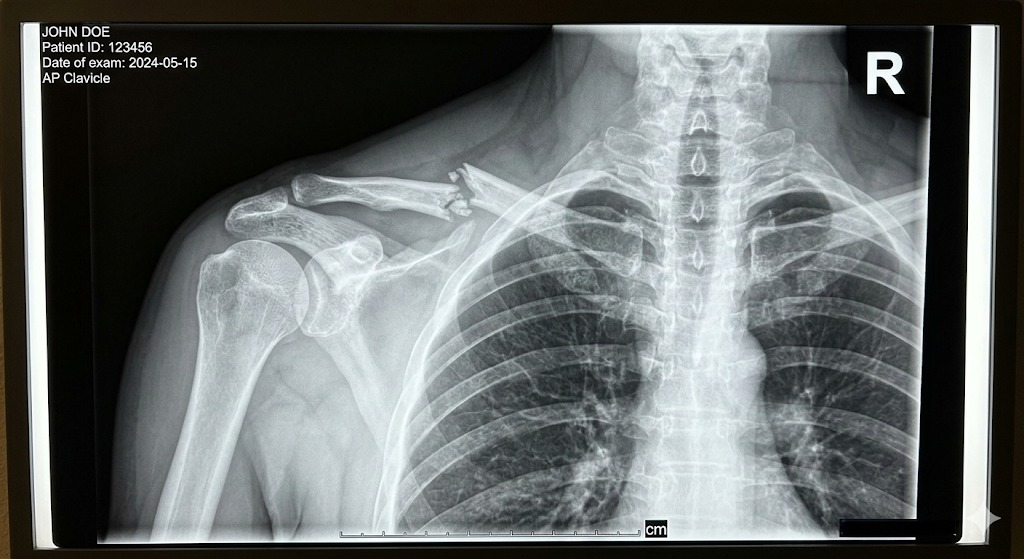
#> input picture backend/uploads/17380bc8.jpeg, 1024 x 559 px
$ python -i fracture_detector.py   (imports and definitions only)
#> lines starting #> are read from the running program, lines starting #| are printed output that depends on the picture; after the words box and inside, x2 and y2 are one past the last pixel; in counts of white or black regions, pixels touching at a corner belong together
### backend/ml/model_loader.py
"""
=============================================================
  Model Loader — singleton that downloads / caches models
=============================================================
"""

import os
import threading

from utils.logger import setup_logger

logger = setup_logger(__name__)

BASE_DIR = os.path.dirname(os.path.dirname(os.path.abspath(__file__)))
MODEL_DIR = os.path.join(BASE_DIR, "models")


class ModelLoader:
    """Thread-safe singleton to load heavy ML artefacts once."""

    _instance = None
    _lock = threading.Lock()

    def __init__(self):
        self.yolo_model = None
        self.translator_model = None
        self.translator_tokenizer = None
        self._loaded = False

    # ── singleton accessor ─────────────────────────────────
    @classmethod
    def get_instance(cls) -> "ModelLoader":
        if cls._instance is None:
            with cls._lock:
                if cls._instance is None:
                    cls._instance = cls()
        return cls._instance

    # ── load every model ───────────────────────────────────
    # [6 lines left out: function load_all, not called in this run]

    # ── YOLO ───────────────────────────────────────────────
    def _load_yolo(self):
        try:
            from ultralytics import YOLO

            # Priority: custom fracture model → general YOLOv8n
            custom = os.path.join(MODEL_DIR, "fracture_yolov8.pt")
            if os.path.exists(custom):
                logger.info(f"Loading custom YOLO model: {custom}")
                self.yolo_model = YOLO(custom)
            else:
                logger.info("Loading YOLOv8n base model …")
                self.yolo_model = YOLO("yolov8n.pt")
            logger.info("✅  YOLO model ready")
        except Exception as exc:
            logger.warning(f"⚠️  YOLO load failed: {exc}")
            self.yolo_model = None

    # [21 lines of commented-out code are left out]
    def get_yolo(self):
        if self.yolo_model is None:
            self._load_yolo()
        return self.yolo_model

    # [4 lines left out: function get_translator, not called in this run]

### backend/utils/logger.py
"""
=============================================================
  Logging utility — coloured, module-aware logger
=============================================================
"""

import logging
import sys


def setup_logger(name: str, level: int = logging.INFO) -> logging.Logger:
    logger = logging.getLogger(name)
    if not logger.handlers:
        handler = logging.StreamHandler(sys.stdout)
        fmt = logging.Formatter(
            "[%(asctime)s] %(levelname)-8s %(name)s — %(message)s",
            datefmt="%H:%M:%S",
        )
        handler.setFormatter(fmt)
        logger.addHandler(handler)
    logger.setLevel(level)
    return logger

### backend/ml/fracture_detector.py
"""
=============================================================
  Fracture Detector
  -----------------
  Hybrid approach:
    1. YOLO inference (when a fracture-trained model is present)
    2. OpenCV-based bone / fracture-line analysis (always runs)
  Produces image-specific results — different images yield
  different bounding-boxes, locations, and classifications.
=============================================================
"""

import os
import cv2
import numpy as np
from typing import Dict, Any, List, Tuple

from ml.model_loader import ModelLoader
from utils.logger import setup_logger

logger = setup_logger(__name__)


class FractureDetector:
    """Detect fractures in X-ray images using YOLO + OpenCV."""

    # ── body-part heuristic lookup ─────────────────────────
    BODY_PARTS = {
        "upper_left": ("Clavicle / Shoulder", "clavicle"),
        "upper_center": ("Cervical Spine", "spine"),
        "upper_right": ("Clavicle / Shoulder", "clavicle"),
        "middle_left": ("Humerus / Upper Arm", "humerus"),
        "middle_center": ("Thoracic Spine / Ribs", "ribs"),
        "middle_right": ("Humerus / Upper Arm", "humerus"),
        "lower_left": ("Radius / Wrist", "wrist"),
        "lower_center": ("Lumbar Spine / Pelvis", "pelvis"),
        "lower_right": ("Radius / Wrist", "wrist"),
    }

    # ── public API ─────────────────────────────────────────
    def detect(self, image_path: str) -> Dict[str, Any]:
        """Run full detection pipeline on *image_path*."""
#> called with image_path = '../uploads/17380bc8.jpeg'
        image = cv2.imread(image_path)
#> image is the input picture: shape (559, 1024, 3); mean B, G, R 107, 107.6, 102.9
        if image is None:
            raise ValueError(f"Cannot read image: {image_path}")

        gray = cv2.cvtColor(image, cv2.COLOR_BGR2GRAY)
        h, w = gray.shape

        # --- step 1: YOLO (optional) ---
        yolo_boxes = self._yolo_detect(image_path)

        # --- step 2: OpenCV analysis (always) ---
        cv_result = self._opencv_analysis(gray)

        # --- merge ---
        return self._merge_results(yolo_boxes, cv_result, h, w)

    # ────────────────────────────────────────────────────────
    # YOLO-based detection
    # ────────────────────────────────────────────────────────
    def _yolo_detect(self, path: str) -> List[Dict]:
        """Run YOLO if model is available; return list of boxes."""
        loader = ModelLoader.get_instance()
        model = loader.get_yolo()
#> (the call stopped at in _load_yolo, `self.yolo_model = YOLO("yolov8n.pt")`: ultralytics is not available in this run)
        if model is None:
            return []

        try:
            results = model(path, verbose=False)
            boxes: List[Dict] = []
            for r in results:
                for box in r.boxes:
                    x1, y1, x2, y2 = box.xyxy[0].tolist()
                    conf = float(box.conf[0])
                    cls = int(box.cls[0])
                    boxes.append({
                        "bbox": [int(x1), int(y1), int(x2), int(y2)],
                        "confidence": conf,
                        "class_id": cls,
                        "class_name": model.names.get(cls, "fracture"),
                    })
            return boxes
        except Exception as exc:
            logger.warning(f"YOLO inference error: {exc}")
            return []

    # ────────────────────────────────────────────────────────
    # OpenCV bone / fracture analysis
    # ────────────────────────────────────────────────────────
    def _opencv_analysis(self, gray: np.ndarray) -> Dict[str, Any]:
        h, w = gray.shape

        # 1. enhance contrast
        clahe = cv2.createCLAHE(clipLimit=3.0, tileGridSize=(8, 8))
        enhanced = clahe.apply(gray)
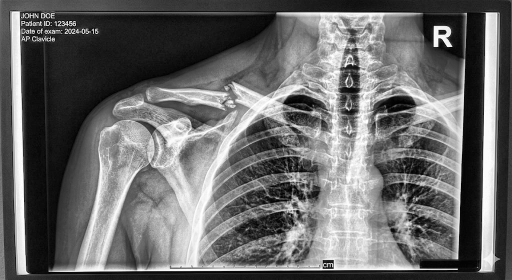
#> enhanced: shape (559, 1024) (shown at 1/2 size); min 0, max 255, mean 106.2

        # 2. bone mask via adaptive + Otsu
        blurred = cv2.GaussianBlur(enhanced, (7, 7), 0)
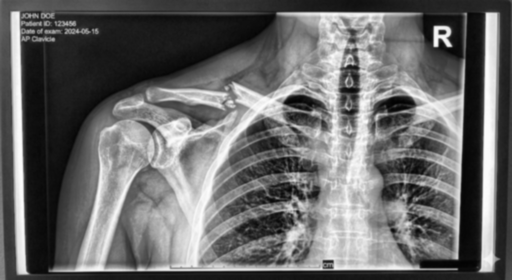
#> blurred: shape (559, 1024) (shown at 1/2 size); min 2, max 254, mean 106.2
        _, bone_mask = cv2.threshold(
            blurred, 0, 255, cv2.THRESH_BINARY + cv2.THRESH_OTSU
        )
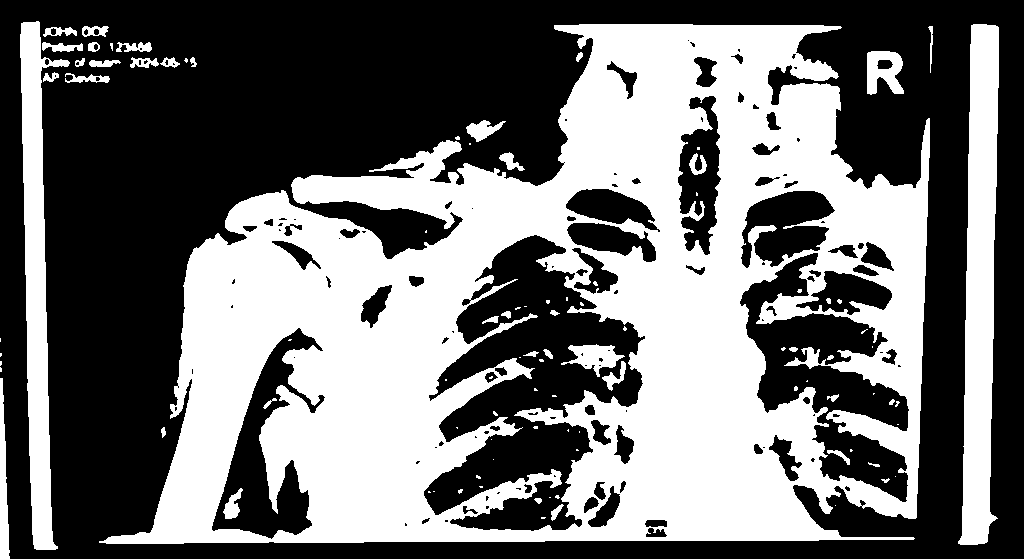
#> bone_mask: shape (559, 1024); 44.2% white; 96 white regions (54 under 20 px), largest, box (x1, y1, x2, y2) and area: (99, 24, 930, 544) 219786, (958, 24, 999, 545) 14593, (20, 21, 70, 550) 10931
        bone_mask = cv2.morphologyEx(
            bone_mask, cv2.MORPH_CLOSE, np.ones((5, 5), np.uint8), iterations=2
        )
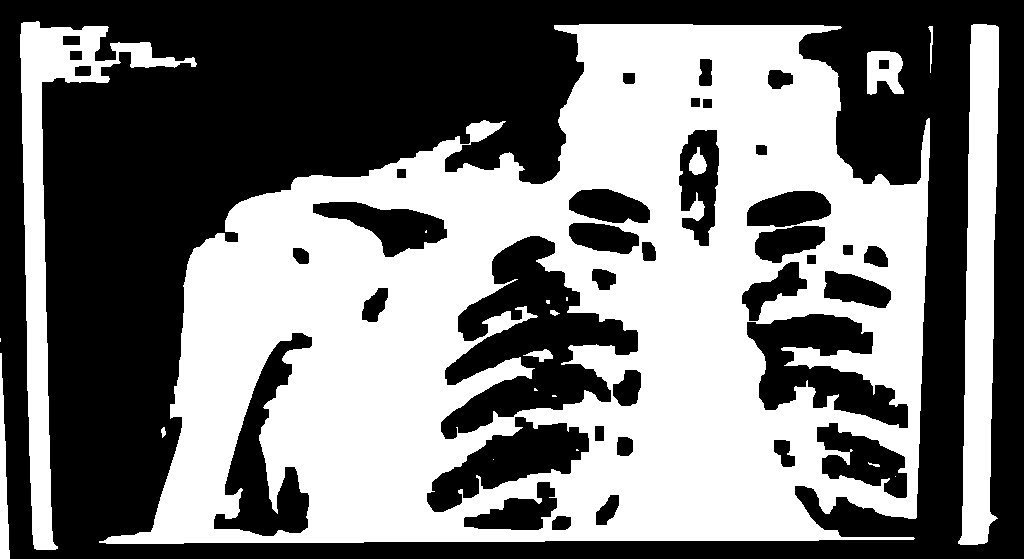
#> bone_mask: shape (559, 1024); 47.3% white; 20 white regions (9 under 20 px)

        # 3. contours (bone outlines)
        contours, _ = cv2.findContours(
            bone_mask, cv2.RETR_EXTERNAL, cv2.CHAIN_APPROX_SIMPLE
        )
#> contours = 8 contours, 1 with area under 20; largest, box (x1, y1, x2, y2) and area: (99, 24, 930, 544) 306907, (20, 21, 197, 550) 14434, (958, 24, 999, 545) 14053, (867, 51, 904, 95) 1186, (0, 353, 10, 559) 979, (928, 26, 933, 73) 50, (161, 427, 166, 438) 26
        bone_contours = [
            c for c in contours if cv2.contourArea(c) > (h * w * 0.002)
        ]
#> bone_contours = 4 contours; box (x1, y1, x2, y2) and area: (99, 24, 930, 544) 306907, (20, 21, 197, 550) 14434, (958, 24, 999, 545) 14053, (867, 51, 904, 95) 1186

        # 4. edge map inside bones
        edges = cv2.Canny(enhanced, 30, 120)
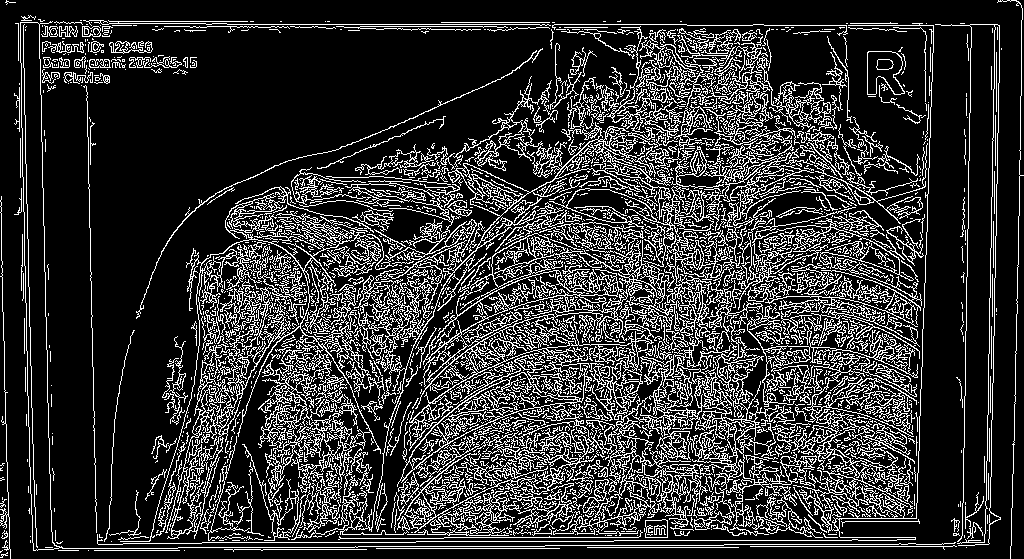
#> edges: shape (559, 1024); 19.8% white in thin lines or dots
        bone_edges = cv2.bitwise_and(edges, edges, mask=bone_mask)
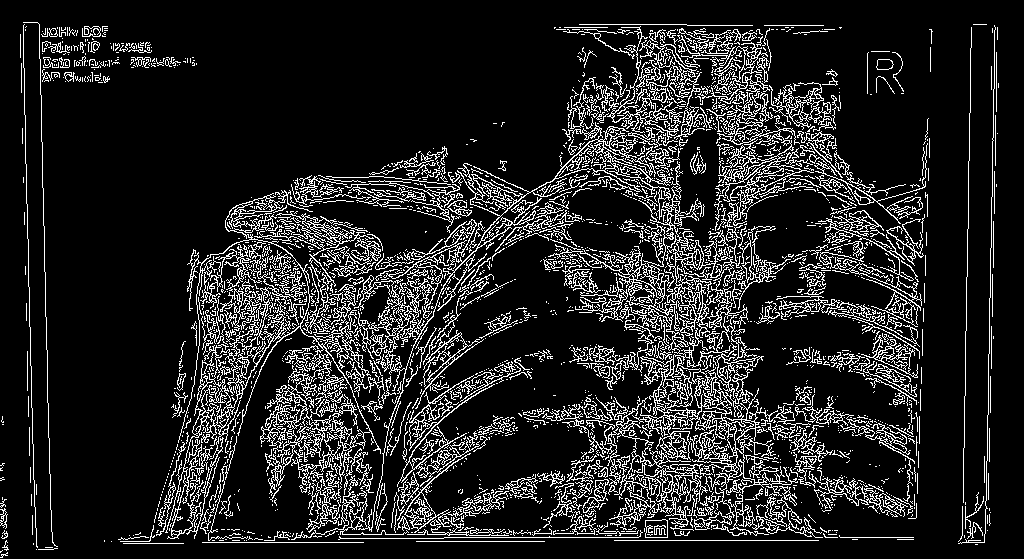
#> bone_edges: shape (559, 1024); 13.9% white in thin lines or dots

        # 5. Hough lines (potential fracture lines)
        min_line = max(15, int(min(h, w) * 0.04))
        lines = cv2.HoughLinesP(
            bone_edges, 1, np.pi / 180,
            threshold=25, minLineLength=min_line, maxLineGap=8,
        )
#> lines = 2642 rows, first 6: [271, 479, 395, 355], [444, 537, 667, 537], [154, 520, 177, 512], [788, 166, 846, 163], [261, 429, 449, 282], [713, 63, 753, 32]

        # 6. compute per-quadrant edge density
        quadrant_density = self._quadrant_edge_density(bone_edges, h, w)

        # 7. find the region with highest discontinuity
        fracture_region, fracture_score = self._find_fracture_region(
            enhanced, bone_mask, bone_edges, lines, quadrant_density, h, w
        )

        # 8. determine body-part label
        body_part_label, body_part_key = self._guess_body_part(
            fracture_region, bone_contours, h, w
        )

        # 9. classify fracture pattern
        fracture_type_info = self._classify_fracture_pattern(
            lines, fracture_region, h, w
        )

        # 10. image-level stats (used for varied explanations)
        mean_intensity = float(np.mean(gray))
        std_intensity = float(np.std(gray))
        bone_ratio = float(np.sum(bone_mask > 0) / (h * w))

        return {
            "fracture_detected": fracture_score > 0.30,
            "confidence": min(fracture_score, 0.99),
            "bbox": fracture_region,
            "body_part_label": body_part_label,
            "body_part_key": body_part_key,
            "fracture_type_info": fracture_type_info,
            "num_lines": 0 if lines is None else len(lines),
            "quadrant_density": quadrant_density,
            "mean_intensity": mean_intensity,
            "std_intensity": std_intensity,
            "bone_ratio": bone_ratio,
        }

    # ── helpers ────────────────────────────────────────────
    @staticmethod
    def _quadrant_edge_density(
        edge_map: np.ndarray, h: int, w: int
    ) -> Dict[str, float]:
        """Return edge-pixel density for a 3×3 grid."""
#> called with h = 559, w = 1024
        densities: Dict[str, float] = {}
        rows = ["upper", "middle", "lower"]
        cols = ["left", "center", "right"]
        rh, cw = h // 3, w // 3
        for ri, rn in enumerate(rows):
            for ci, cn in enumerate(cols):
                patch = edge_map[ri * rh: (ri + 1) * rh, ci * cw: (ci + 1) * cw]
                densities[f"{rn}_{cn}"] = float(np.sum(patch > 0) / max(patch.size, 1))
#> after the loop, densities = 9 items
        return densities

    def _find_fracture_region(
        self,
        enhanced: np.ndarray,
        bone_mask: np.ndarray,
        bone_edges: np.ndarray,
        lines,
        quad_density: Dict[str, float],
        h: int,
        w: int,
    ) -> Tuple[List[int], float]:
        """Estimate fracture bounding-box and confidence score."""
#> called with lines = array of shape (2642, 1, 4), h = 559, w = 1024

        # --- Approach A: cluster Hough-line midpoints ---
        if lines is not None and len(lines) > 0:
            pts = []
            for ln in lines:
                x1, y1, x2, y2 = ln[0]
                pts.append(((x1 + x2) // 2, (y1 + y2) // 2))
#> this loop made 2642 passes
#> after the loop, pts = 2642 pairs, first value 2 to 995, second value 24 to 543
            pts = np.array(pts)
            cx, cy = int(np.median(pts[:, 0])), int(np.median(pts[:, 1]))
#> cx = 602; cy = 312
            spread_x = max(int(np.std(pts[:, 0])), w // 10)
#> spread_x = 224
            spread_y = max(int(np.std(pts[:, 1])), h // 10)
#> spread_y = 134

            x1 = max(cx - spread_x - w // 20, 0)
#> x1 = 327
            y1 = max(cy - spread_y - h // 20, 0)
#> y1 = 151
            x2 = min(cx + spread_x + w // 20, w)
#> x2 = 877
            y2 = min(cy + spread_y + h // 20, h)
#> y2 = 473
            bbox = [x1, y1, x2, y2]
#> bbox = [327, 151, 877, 473]

            # score based on line count + density
            line_score = min(len(lines) / 30.0, 1.0)
#> line_score = 1
            max_qd = max(quad_density.values()) if quad_density else 0
#> max_qd = 0.221
            score = 0.3 + 0.4 * line_score + 0.3 * min(max_qd * 20, 1.0)
#> score = 1
#> in _opencv_analysis, `fracture_region, fracture_score = self._find_fracture_region( enhanced..`: fracture_region = [327, 151, 877, 473]; fracture_score = 0.99
            return bbox, round(min(score, 0.99), 3)

        # --- Approach B: highest-density quadrant ---
        if quad_density:
            best_q = max(quad_density, key=quad_density.get)  # type: ignore[arg-type]
            row_idx = ["upper", "middle", "lower"].index(best_q.split("_")[0])
            col_idx = ["left", "center", "right"].index(best_q.split("_")[1])
            rh, cw = h // 3, w // 3
            pad = 20
            bbox = [
                max(col_idx * cw - pad, 0),
                max(row_idx * rh - pad, 0),
                min((col_idx + 1) * cw + pad, w),
                min((row_idx + 1) * rh + pad, h),
            ]
            score = 0.25 + 0.5 * min(quad_density[best_q] * 25, 1.0)
            return bbox, round(min(score, 0.85), 3)

        # fallback: center
        return [w // 4, h // 4, 3 * w // 4, 3 * h // 4], 0.15

    def _guess_body_part(
        self,
        bbox: List[int],
        contours: List,
        h: int,
        w: int,
    ) -> Tuple[str, str]:
        """Heuristic body-part detection from bbox position + contour shape."""
#> called with h = 559, w = 1024
        cx = (bbox[0] + bbox[2]) / 2 / w
#> cx = 0.588
        cy = (bbox[1] + bbox[3]) / 2 / h
#> cy = 0.558

        row = "upper" if cy < 0.33 else ("lower" if cy > 0.66 else "middle")
#> row = 'middle'
        col = "left" if cx < 0.33 else ("right" if cx > 0.66 else "center")
#> col = 'center'
        key = f"{row}_{col}"
#> key = 'middle_center'
        label, part_key = self.BODY_PARTS.get(key, ("Limb Bone", "limb"))
#> label = 'Thoracic Spine / Ribs'; part_key = 'ribs'

        # refine with contour aspect ratio
        if contours:
            largest = max(contours, key=cv2.contourArea)
#> largest = contour of 713 points, box (x1, y1, x2, y2) (99, 24, 930, 544), area 306907
            _, _, cw, ch = cv2.boundingRect(largest)
#> cw = 831; ch = 520
            ar = cw / max(ch, 1)
#> ar = 1.6
#> in _opencv_analysis, `body_part_label, body_part_key = self._guess_body_part( fracture_regio..`: body_part_label = 'Thoracic Spine / Ribs'; body_part_key = 'ribs'
            if ar > 2.5:
                label, part_key = "Clavicle", "clavicle"
            elif ar < 0.35 and ch > h * 0.5:
                label, part_key = "Femur / Long Bone", "femur"
            elif 0.7 < ar < 1.4 and cv2.contourArea(largest) > h * w * 0.25:
                label, part_key = "Pelvis / Hip", "pelvis"

        return label, part_key

    @staticmethod
    def _classify_fracture_pattern(
        lines, bbox: List[int], h: int, w: int
    ) -> Dict[str, str]:
        """Classify fracture type from Hough-line angles."""
#> called with lines = array of shape (2642, 1, 4), h = 559, w = 1024
        if lines is None or len(lines) == 0:
            return {"type": "Hairline fracture", "pattern": "subtle"}

        angles = []
        for ln in lines:
            x1, y1, x2, y2 = ln[0]
            angle = abs(np.degrees(np.arctan2(y2 - y1, x2 - x1)))
            angles.append(angle)
#> this loop made 2642 passes
#> (x1, y1, x2, y2, angle) on passes 1 to 3: (271, 479, 395, 355, 45), (444, 537, 667, 537, 0), (154, 520, 177, 512, 19.18)
#> after the loop, angles = 2642 values, max 90 at index 129, min 0 at index 1, mean 24.67

        mean_angle = float(np.mean(angles))
#> mean_angle = 24.67
        std_angle = float(np.std(angles))
#> std_angle = 22.55
        n = len(angles)
#> n = 2642
#> in _opencv_analysis, `fracture_type_info = self._classify_fracture_pattern( lines, fracture_..`: fracture_type_info = {'type': 'Oblique fracture', 'pattern': 'angled'}
#> in _opencv_analysis, `mean_intensity = float(np.mean(gray))`: mean_intensity = 106.1
#> in _opencv_analysis, `std_intensity = float(np.std(gray))`: std_intensity = 83.7
#> in _opencv_analysis, `bone_ratio = float(np.sum(bone_mask > 0) / (h * w))`: bone_ratio = 0.473
#> in detect, `cv_result = self._opencv_analysis(gray)`: cv_result = 11 items

        if n >= 8 and std_angle > 30:
            return {"type": "Comminuted fracture", "pattern": "multi-fragment"}
        if mean_angle > 70:
            return {"type": "Transverse fracture", "pattern": "perpendicular"}
        if mean_angle < 30:
            return {"type": "Oblique fracture", "pattern": "angled"}
        if std_angle > 20:
            return {"type": "Spiral fracture", "pattern": "rotational"}
        if n <= 3:
            return {"type": "Greenstick fracture", "pattern": "incomplete"}
        return {"type": "Simple fracture", "pattern": "linear"}

    # ────────────────────────────────────────────────────────
    # Merge YOLO + OpenCV results
    # ────────────────────────────────────────────────────────
    def _merge_results(
        self,
        yolo_boxes: List[Dict],
        cv_result: Dict[str, Any],
        h: int,
        w: int,
    ) -> Dict[str, Any]:
        """Combine YOLO and OpenCV outputs into a single result dict."""
#> called with h = 559, w = 1024

        # if YOLO found high-confidence fractures, prefer those
        fracture_yolo = [
            b for b in yolo_boxes if b["confidence"] > 0.40
        ]

        if fracture_yolo:
            best = max(fracture_yolo, key=lambda b: b["confidence"])
            bbox = best["bbox"]
            conf = best["confidence"]
            detected = True
        else:
            bbox = cv_result["bbox"]
#> bbox = [327, 151, 877, 473]
            conf = cv_result["confidence"]
#> conf = 0.99
            detected = cv_result["fracture_detected"]
#> detected = True

        return {
            "fracture_detected": detected,
            "confidence": conf,
            "bbox": bbox,
            "body_part_label": cv_result["body_part_label"],
            "body_part_key": cv_result["body_part_key"],
            "fracture_type_info": cv_result["fracture_type_info"],
            "details": {
                "yolo_detections": len(yolo_boxes),
                "opencv_lines": cv_result["num_lines"],
                "mean_intensity": cv_result["mean_intensity"],
                "std_intensity": cv_result["std_intensity"],
                "bone_ratio": cv_result["bone_ratio"],
                "quadrant_density": cv_result["quadrant_density"],
            },
        }

>>> result = FractureDetector().detect('../uploads/17380bc8.jpeg')
#> result = 7 items
